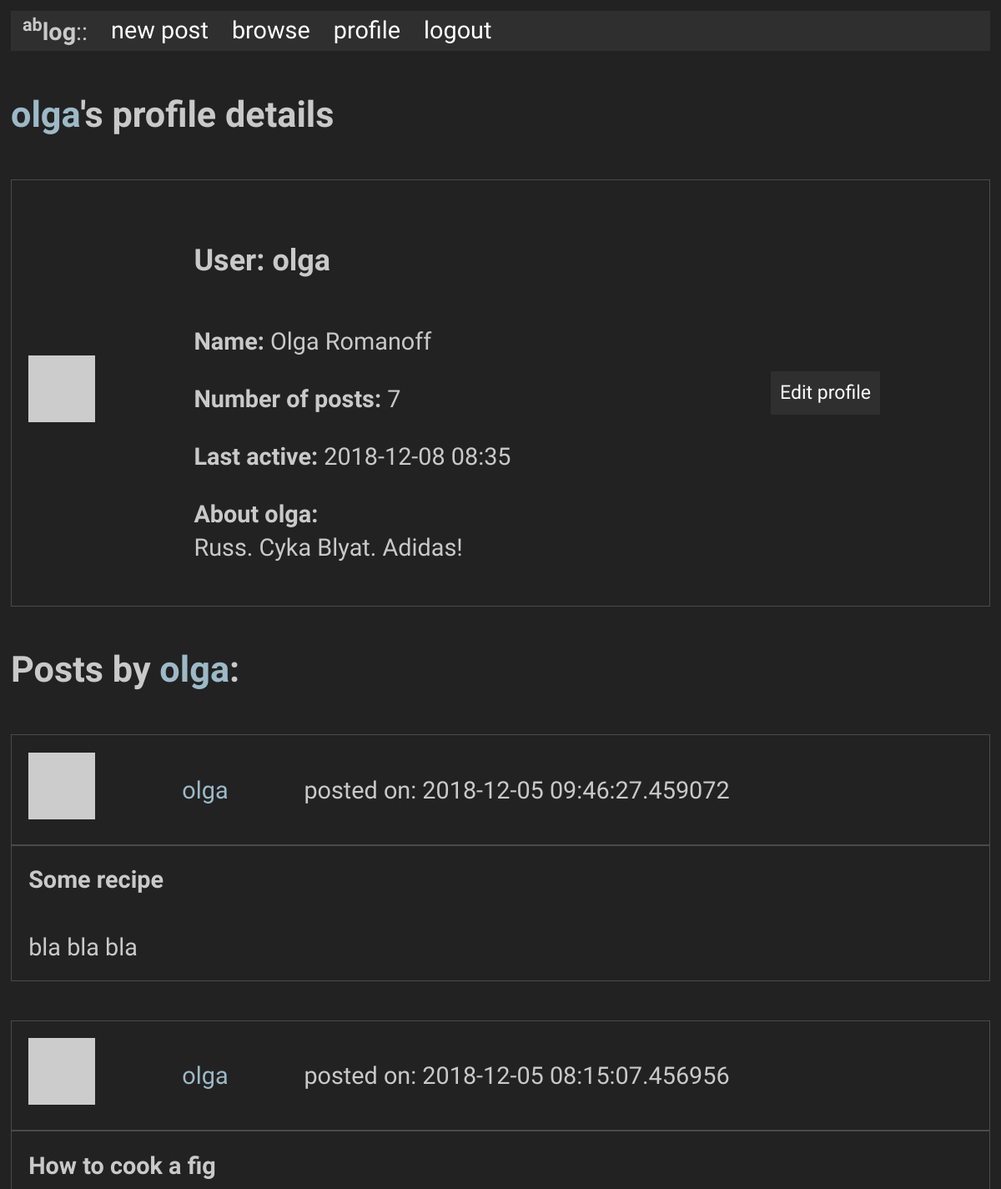
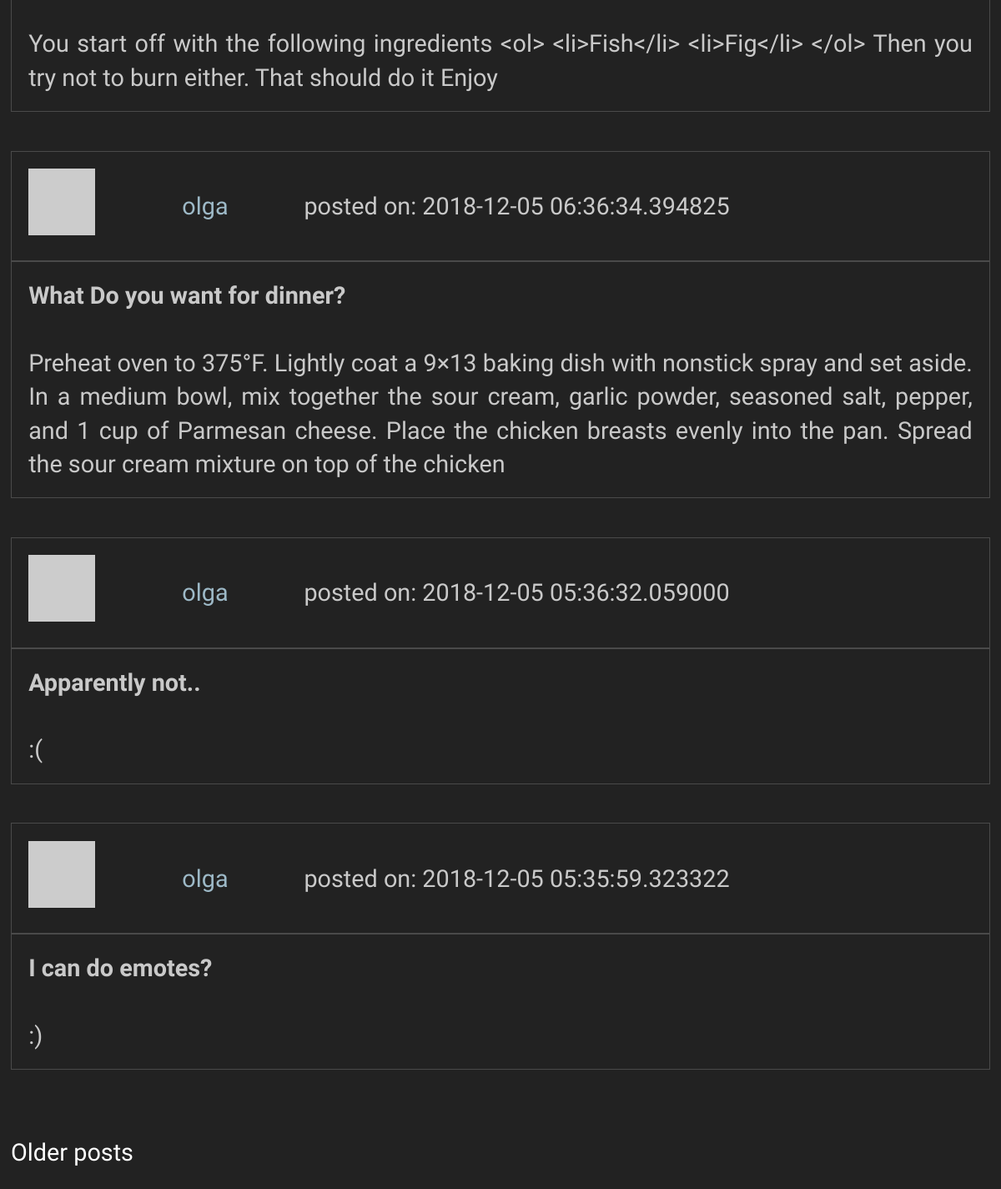
Page /user/olga (signed in) on the committed database (2 pictures, top to bottom).
### app/models.py (models this page shows, shortened)
class User(UserMixin, db.Model):
    id            = db.Column(db.Integer, primary_key = True)
    username      = db.Column(db.String(64), index = True, unique = True)
    full_name     = db.Column(db.String(80), index = True)
    email         = db.Column(db.String(128), index = True, unique = True)
    password_hash = db.Column(db.String(128))
    posts         = db.relationship('Post', backref = 'author', lazy = 'dynamic')
    about_me      = db.Column(db.String(50))
    last_seen     = db.Column(db.DateTime, default=datetime.utcnow)
    """
    Generates password hash from password string
    """
    """
    Checks if provided password matches self.password_hash
    """
    """
    Fetches generated avatar from gravatar from hash, which is generated from email
    """
    def avatar(self, size = 64):
        digest = md5(self.email.lower().encode('utf-8')).hexdigest()
        return('https://gravatar.com/avatar/{}?d=retro&s={}'.format(digest, size))

class Post(db.Model):
    id           = db.Column(db.Integer, primary_key = True)
    title        = db.Column(db.String(40))
    body         = db.Column(db.String(100))
    timestamp    = db.Column(db.DateTime, index = True, default = datetime.utcnow)
    user_id      = db.Column(db.Integer, db.ForeignKey('user.id'))

### app/routes.py (the view)
@app.route('/user/<username>')
@login_required
def user(username):
    page        = request.args.get('page', 1, type = int)
    user        = User.query.filter_by(username = username).first_or_404()
    posts       = Post.query.filter_by(user_id = user.id).order_by(Post.timestamp.desc())
    n_posts     = posts.count()
    posts       = posts.paginate(page, app.config['POSTS_PER_PAGE'], False)
    next_url    = url_for('user', username = username, page = posts.next_num) if posts.has_next else None
    prev_url    = url_for('user', username = username, page = posts.prev_num) if posts.has_prev else None
    return(render_template('user.html', user = user, posts = posts.items, n_posts = n_posts, next_url = next_url, prev_url = prev_url))

### app/__init__.py (called while the page is built)
@app.template_filter('castdate')
def cast_date(dt):
    return(dt.strftime('%Y-%m-%d %H:%M'))

### app/models.py (called while the page is built)
@login.user_loader
def load_user(id):
    return User.query.get(int(id))

### app/routes.py (called while the page is built)
@app.before_request
def before_request():
    if current_user.is_authenticated:
        current_user.last_seen = datetime.utcnow()
        db.session.commit()

### app/templates/user.html
{% extends "base.html" %}
{% from "_post.html" import render_post %}
{% from "_pagination.html" import render_pageset %}
{% block content %}
<h4><a id='inline-hyper' href="{{ url_for('user', username=user.username) }}">{{ user.username }}</a>'s profile details</h4>
  <table>
    <tr>
      <td valign="center"><img src="{{ user.avatar(228) }}"></td>
      <td>
        <h5>User: {{ user.username }}</h5>
        {% if user.full_name %}<p><b>Name:</b> {{ user.full_name }}</p>{% endif %}
        <p><b>Number of posts:</b> {{ n_posts }}</p>
        {% if user.last_seen %}<p><b>Last active:</b> {{ user.last_seen | castdate }}</p>{% endif %}
        {% if user.about_me %}<p><b>About {{ user.username }}:</b> <br>{{ user.about_me }}</p>{% endif %}
      </td>
      <td>
        {% if user == current_user %}
        <div class="button"><a href="{{ url_for('edit_profile') }}">Edit profile</a></div>
        {% endif %}
      </td>
    </tr>
  </table>
  <h4> Posts by <a id='inline-hyper' href="{{ url_for('user', username=user.username) }}">{{ user.username }}</a>:</h4>
  {% for post in posts %}
      {{ render_post(post) }}
  {% endfor %}
  {{ render_pageset(prev_url, next_url)}}
{% endblock %}

### app/templates/base.html (shortened to what this page needs)
<!doctype html>
<link rel="stylesheet" href="{{ url_for('static', filename='style.css') }}">
<html>
    <head>
    </head>
    <body>
      <ul>
        <li><b><sup>ab</sup>log</b>::</li>
        {% if current_user.is_anonymous %}
            <li><a href="{{ url_for('index') }}">home</a></li>
            <li><a href="{{ url_for('login') }}">login</a></li>
        {% else %}
          <li><a href="{{ url_for('index') }}">new post</a></li>
          <li><a href="{{ url_for('browse') }}">browse</a></li>
          <li><a href="{{ url_for('user', username = current_user.username) }}">profile</a></li>
          <li><a href="{{ url_for('logout') }}">logout</a></li>
          {% endif %}
      </ul>
      {% block content %}{% endblock %}
    </body>
</html>

### app/templates/_post.html
{% macro render_post(src) %}
  <table>
    <table>
      <tr>
        <td>
          <img src="{{ src.author.avatar(48) }}"><br>
        </td>
        <td>
          <a  id="inline-hyper" href="{{ url_for('user', username=src.author.username) }}">{{ src.author.username }}</a>
        </td>
        <td>
          posted on: {{ src.timestamp }}
        </td>
      </tr>
    </table>
    <table>
      <tr>
          <td><b>{{ src.title }}<b></td>
      </tr>
      <tr>
          <td>{{ src.body }}</td>
      </tr>
    </table>
  <table>
  <br>
{% endmacro %}

### app/templates/_pagination.html (shortened to what this page needs)
{% macro render_pageset(prev, next) %}
  {% if next %}
  <p style="float:left;" id = 'inline-hyper'><a href="{{ next }}">Older posts</a></p>
  {% endif %}
{% endmacro %}

### app/static/style.css (style rules this page uses)
body { font-size: 1.8rem; line-height: 1.618; max-width: 52em; margin: auto; font-family: 'Quattrocento Sans', sans-serif; color: #c9c9c9; background-color: #222222; padding: 13px; }
h1, h2, h3, h4, h5, h6 { font-family: 'Quattrocento Sans', sans-serif; font-weight: 700; overflow-wrap: break-word; word-wrap: break-word; -ms-word-break: break-all; word-break: break-word; -ms-hyphens: auto; -moz-hyphens: auto; -webkit-hyphens: auto; hyphens: auto; }
h4 { line-height: 0.9; font-size: 1.5em; }
h5 { line-height: 0.9; font-size: 1.25em; }
small, sub, sup { font-size: 75%; }
a { text-decoration: none; color: #ffffff; }
#inline-hyper { color: #9db9c7; }
ul { list-style-type: none; margin: 0; padding: 0; overflow: hidden; background-color: #2f2f2f; }
li { float: left; padding: 0px 14px; }
li a { display: block; color: white; text-align: center; text-decoration: none; }
table { text-align: justify; width: 100%; border-collapse: collapse; border: 1px solid #4a4a4a; }
td, th { line-height: 1.4em; padding: 0.7em; }
.button, button { font-size: 0.8em; display: inline-block; padding: 5px 10px; text-align: center; text-decoration: none; white-space: nowrap; background-color: #2f2f2f; color: #222222; border-radius: 1px; border: 1px solid #2f2f2f; cursor: pointer; box-sizing: border-box; }

### rows in the picture
User: username "olga", full_name "Olga Romanoff", last_seen|castdate "2018-12-08 08:35", about_me "Russ. Cyka Blyat. Adidas!", author.username "olga"
Post: timestamp "2018-12-05 09:46:27.459072", title "Some recipe", body "bla bla bla"
Post: timestamp "2018-12-05 08:15:07.456956", title "How to cook a fig", body "You start off with the following ingredients <ol> <li>Fish</li> <li>Fig</li> </ol> Then you try not to burn either. That should do it Enjoy"
Post: timestamp "2018-12-05 06:36:34.394825", title "What Do you want for dinner?", body "Preheat oven to 375°F. Lightly coat a 9×13 baking dish with nonstick spray and set aside. In a medium bowl, mix together the sour cream, garlic powder, seasoned salt, pepper, and 1 cup of Parmesan cheese. Place the chicken breasts evenly into the pan. Spread the sour cream mixture on top of the chicken"
Post: timestamp "2018-12-05 05:36:32.059000", title "Apparently not..", body ":("
Post: timestamp "2018-12-05 05:35:59.323322", title "I can do emotes?", body ":)"

### other values in the picture
{{ n_posts }} "7"
